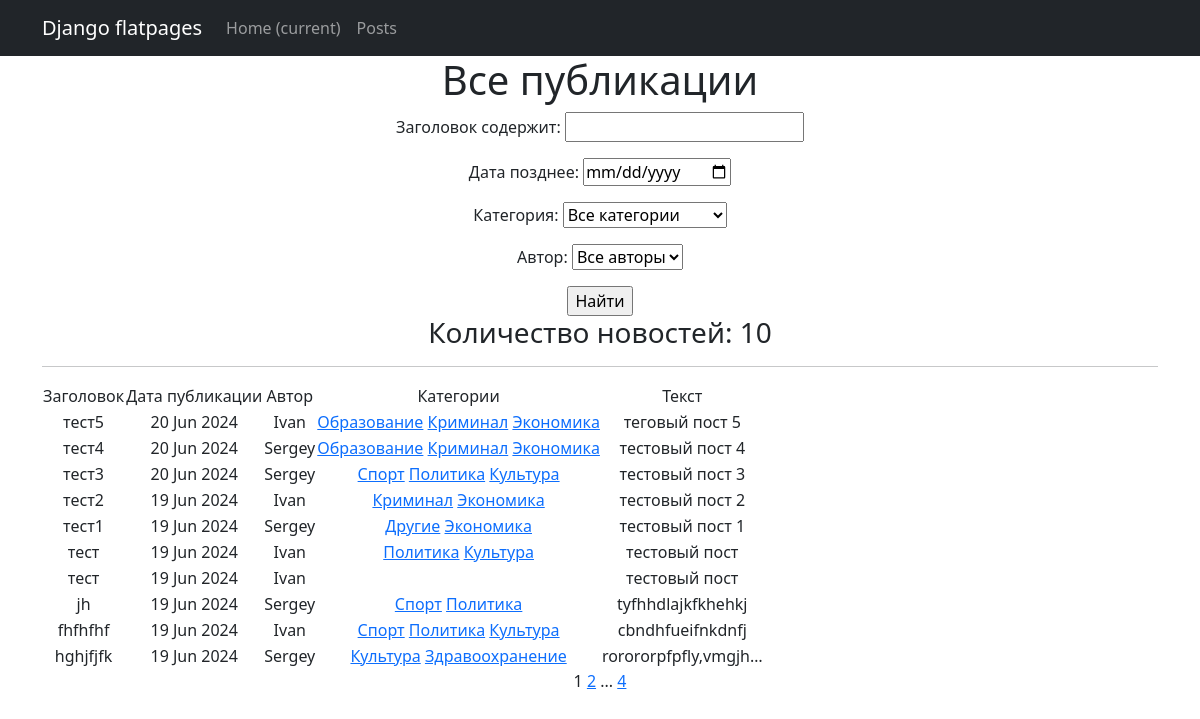
/posts/, run on an earlier commit of the app's database.
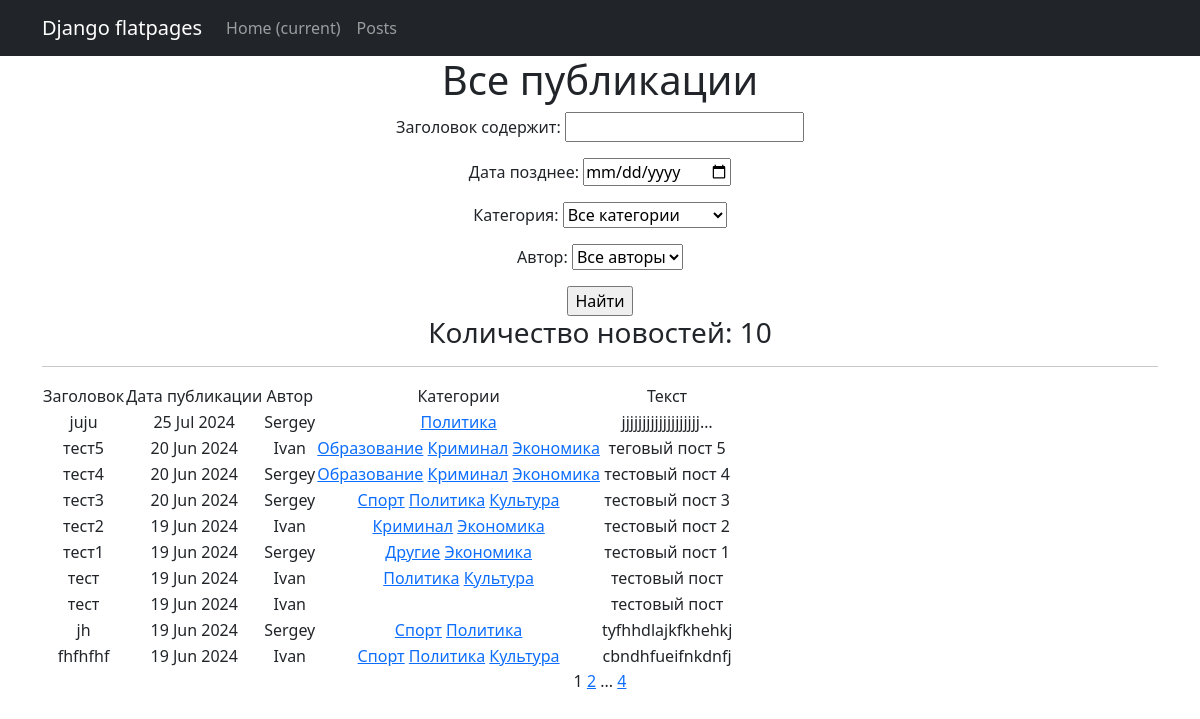
And on a later commit of the database.
### news_project/models.py (models this page shows, shortened)
class Post(models.Model):
    NEWS = 'NE'
    ARTICLE = 'AR'
    CHOICE_TYPE = [
        (NEWS, 'Новость'),
        (ARTICLE, 'Статья'),
    ]
    postType = models.CharField(max_length=2, choices=CHOICE_TYPE, default='ARTICLE')
    postAuthor = models.ForeignKey(Author, on_delete=models.CASCADE)
    postCategory = models.ManyToManyField(Category, through='PostCategory')
    autoDate = models.DateTimeField(auto_now_add=True)
    title = models.CharField(max_length=128)
    postText = models.TextField()
    postRating = models.SmallIntegerField(default=0)

class Author(models.Model):
    authorUser = models.OneToOneField(User, on_delete=models.CASCADE)
    ratingAuthor = models.SmallIntegerField(default=0)
    def __str__(self):
        return self.authorUser.username

class Category(models.Model):
    SPORT = 'SP'
    POLICY = 'PO'
    CULTURE = 'CU'
    EDUCATION = 'ED'
    HEALTHCARE = 'HE'
    CRIMINAL = 'CR'
    ECONOMY = 'EC'
    OTHER = 'OT'
    CATEGORY_TOPIC = [
        (SPORT, 'Спорт'),
        (POLICY, 'Политика'),
        (CULTURE, 'Культура'),
        (EDUCATION, 'Образование'),
        (HEALTHCARE, 'Здравоохранение'),
        (CRIMINAL, 'Криминал'),
        (ECONOMY, 'Экономика'),
        (OTHER, 'Другие')
    ]
    categoryName = models.CharField(max_length=2, choices=CATEGORY_TOPIC, default='OTHER', unique=True)
    subscribers = models.ManyToManyField(User, related_name='categories')
    def __str__(self):
        return self.get_categoryName_display()

### news_project/views.py (the view)
# urls.py: path('', cache_page(60)(PostsList.as_view()), name='posts_list'),
class PostsList(ListView):
    model = Post
    ordering = '-autoDate'
    template_name = 'posts.html'
    context_object_name = 'posts'
    paginate_by = 10
    def get_queryset(self):
        queryset = super().get_queryset()
        self.filterset = PostFilter(self.request.GET, queryset)
        return self.filterset.qs
    def get_context_data(self, **kwargs):
        context = super().get_context_data(**kwargs)
        context['filterset'] = self.filterset
        return context

### news_project/templatetags/custom_filters.py (called while the page is built)
@register.filter()
def censor(text):
    if type(text) is not str:
        raise TypeError('Переменная может иметь только строковый тип')
    else:
        new_text = text.split()
        censored_text = []
        for word in new_text:
            nw = word.lower()
            if nw.translate(str.maketrans('', '', string.punctuation)) in CENSORED_WORDS:
                new_word = word[0] + '*' * (len(word[1:]))
                censored_text.append(new_word)
            else:
                censored_text.append(word)
    return ' '.join(censored_text)

### templates/posts.html (shortened to what this page needs)
{% extends 'flatpages/default.html' %}
{% load custom_filters %}!
{% block content %}
    <h1>Все публикации</h1>
    <form action="" method="get">
        {{ filterset.form.as_p}}
        <input type="submit" value="Найти"/>
    </form>
    <h3>Количество новостей: {{ posts|length }}</h3>
    <hr>
{% load cache %}
    {% cache 60 table %}
    {% if posts %}
        <table>
            <tr>
                <td>Заголовок</td>
                <td>Дата публикации</td>
                <td>Автор</td>
                <td>Категории</td>
                <td>Текст</td>
            </tr>
            {% for post in posts %}
            <tr>
                <td>{{ post.title|censor }}</td>
                <td>{{ post.autoDate|date:'d M Y' }}</td>
                <td>{{ post.postAuthor }}</td>
                <td>
                {% for category in post.postCategory.all %}
                    <a href="{% url 'category_list' category.id %}">{{ category }}</a>
                {% endfor %}
                </td>
                <td>{{ post.postText|truncatechars:20|censor }}</td>
                <td>
                </td>
            </tr>
            {% endfor %}
        </table>
    {% else %}
        <h2>Публикаций нет!</h2>
    {% endif %}
    {% endcache %}
    {{ page_obj.number }}
    {% if page_obj.has_next %}
        <a href="?page={{ page_obj.next_page_number }}">{{ page_obj.next_page_number }}</a>
        {% if paginator.num_pages != page_obj.next_page_number %}
            ...
            <a href="?page={{ page_obj.paginator.num_pages }}">{{ page_obj.paginator.num_pages }}</a>
        {% endif %}
    {% endif %}
{% endblock content %}

What changed in the data, as far as the page shows it:
no longer on this page (row edited): Post: title|censor "hghjfjfk", autoDate "19 Jun 2024", postAuthor "Sergey", postText|censor "rorororpfpfly,vmgjh…", Category (categoryName "Культура")
no longer on this page (row unchanged): Category: categoryName "Здравоохранение", shown under "hghjfjfk"
added Post: title|censor "juju", autoDate "25 Jul 2024", postAuthor "Sergey", postText|censor "jjjjjjjjjjjjjjjjjjj…", Category (categoryName "Политика")
